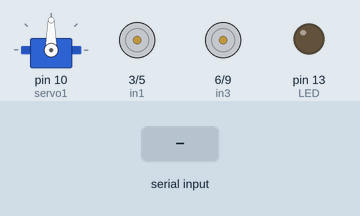
Bench run of a sketch on a simulated Arduino Uno, built with avr-gcc and run on an emulated ATmega328P. Shown: servo, motor-driver pin pairs drawn as motors (green arrow = first pin HIGH = forward, orange = second pin HIGH = backward, longer = more drive), output pins drawn as LEDs (lit = HIGH). The inputs (shaded band) are chosen by the test bench.

Above: at 1.2 s.
1.3 s: "V" received over Serial
At 2.2 s:
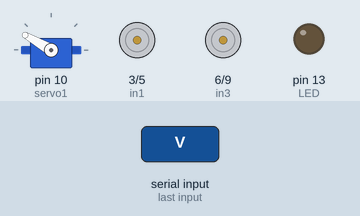
2.8 s: "v" received over Serial
At 3.3 s:
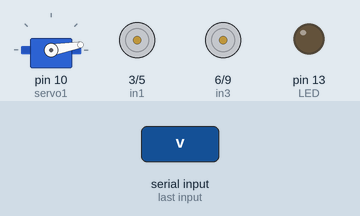
4.3 s: "F" received over Serial
At 5.5 s:
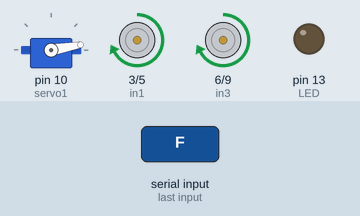
5.8 s: "B" received over Serial
At 6.8 s:
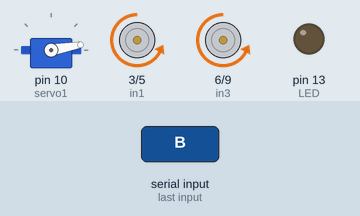
7.3 s: "L" received over Serial
At 7.9 s:
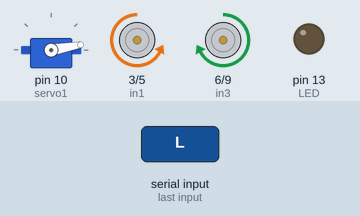
8.8 s: "R" received over Serial
At 9.1 s:
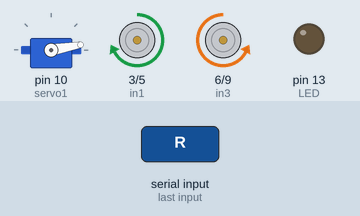
Timing chart, 0 to 11.3 s (numbered marks = the images above; inputs shaded):
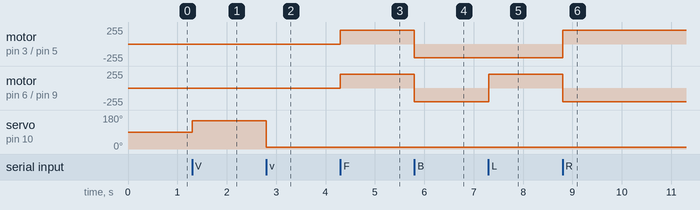

Measured:
- after the input at 1.3 s, servo on pin 10 (servo1): 90° → 150° at once
- after the input at 2.8 s, servo on pin 10 (servo1): 150° → 10° at once
- after the input at 4.3 s, motor on pin 3 (in1) / pin 5 (in2), motor on pin 6 (in3) / pin 9 (in4): stopped → forward 204/255 at once
- after the input at 5.8 s, motor on pin 3 (in1) / pin 5 (in2), motor on pin 6 (in3) / pin 9 (in4): forward 204/255 → backward 204/255 at once
- after the input at 7.3 s, motor on pin 6 (in3) / pin 9 (in4): backward 204/255 → forward 204/255 at once
- after the input at 8.8 s, motor on pin 3 (in1) / pin 5 (in2): backward 204/255 → forward 204/255 at once; motor on pin 6 (in3) / pin 9 (in4): forward 204/255 → backward 204/255 at once

The sketch:

esendik-bluetooh_rc_controller_li_araba.ino
```cpp
//Proje Hocam - 4wd Bluetooth Robot
#include<Servo.h>
Servo servo1;

int aciDegeri=130;
#define in1 3 //L298n Motor Driver pins.
#define in2 5
#define in3 6
#define in4 9
#define LED 13
int command; //Int to store app command state.
int Speed = 204; // 0 - 255.
int Speedsec;
int buttonState = 0;
int lastButtonState = 0;
int Turnradius = 0; //Set the radius of a turn, 0 - 255 Note:the robot will malfunction if this is higher than int Speed.
int brakeTime = 45;
int brkonoff = 1; //1 for the electronic braking system, 0 for normal.

void setup() {
  pinMode(in1, OUTPUT);
  pinMode(in2, OUTPUT);
  pinMode(in3, OUTPUT);
  pinMode(in4, OUTPUT);
  pinMode(LED, OUTPUT); //Set the LED pin.
  Serial.begin(9600);  //Set the baud rate to your Bluetooth module.
   servo1.attach(10);
}

void loop() {
  if (Serial.available() > 0) {
    command = Serial.read();
    Stop(); //Initialize with motors stoped.
    switch (command) {
      case 'V':
        servo1.write(150);
        break;
      case 'v':
        servo1.write(10);
        break;
      case 'F':
        forward();
        break;
      case 'B':
        back();
        break;
      case 'L':
        left();
        break;
      case 'R':
        right();
        break;
      case 'G':
        forwardleft();
        break;
      case 'I':
        forwardright();
        break;
      case 'H':
        backleft();
        break;
      case 'J':
        backright();
        break;
      case '0':
        Speed = 70;
        break;
      case '1':
        Speed = 90;
        break;
      case '2':
        Speed = 111;
        break;
      case '3':
        Speed = 125;
        break;
      case '4':
        Speed = 140;
        break;
      case '5':
        Speed = 160;
        break;
      case '6':
        Speed = 180;
        break;
      case '7':
        Speed = 195;
        break;
      case '8':
        Speed = 205;
        break;
      case '9':
        Speed = 212;
        break;
      case 'q':
        Speed = 223;
        break;
    }
    Speedsec = Turnradius;
    if (brkonoff == 1) {
      brakeOn();
    } else {
      brakeOff();
    }
  }
}

void forward() {
  analogWrite(in1, Speed);
  analogWrite(in3, Speed);
}

void back() {
  analogWrite(in2, Speed);
  analogWrite(in4, Speed);
}

void left() {
  analogWrite(in3, Speed);
  analogWrite(in2, Speed);
}

void right() {
  analogWrite(in4, Speed);
  analogWrite(in1, Speed);
}
void forwardleft() {
  analogWrite(in1, Speedsec);
  analogWrite(in3, Speed);
}
void forwardright() {
  analogWrite(in1, Speed);
  analogWrite(in3, Speedsec);
}
void backright() {
  analogWrite(in2, Speed);
  analogWrite(in4, Speedsec);
}
void backleft() {
  analogWrite(in2, Speedsec);
  analogWrite(in4, Speed);
}

void Stop() {
  analogWrite(in1, 0);
  analogWrite(in2, 0);
  analogWrite(in3, 0);
  analogWrite(in4, 0);
}

void brakeOn() {
  //Here's the future use: an electronic braking system!
  // read the pushbutton input pin:
  buttonState = command;
  // compare the buttonState to its previous state
  if (buttonState != lastButtonState) {
    // if the state has changed, increment the counter
    if (buttonState == 'S') {
      if (lastButtonState != buttonState) {
        digitalWrite(in1, HIGH);
        digitalWrite(in2, HIGH);
        digitalWrite(in3, HIGH);
        digitalWrite(in4, HIGH);
        delay(brakeTime);
        Stop();
      }
    }
    // save the current state as the last state,
    //for next time through the loop
    lastButtonState = buttonState;
  }
}
void brakeOff() {

}
```
